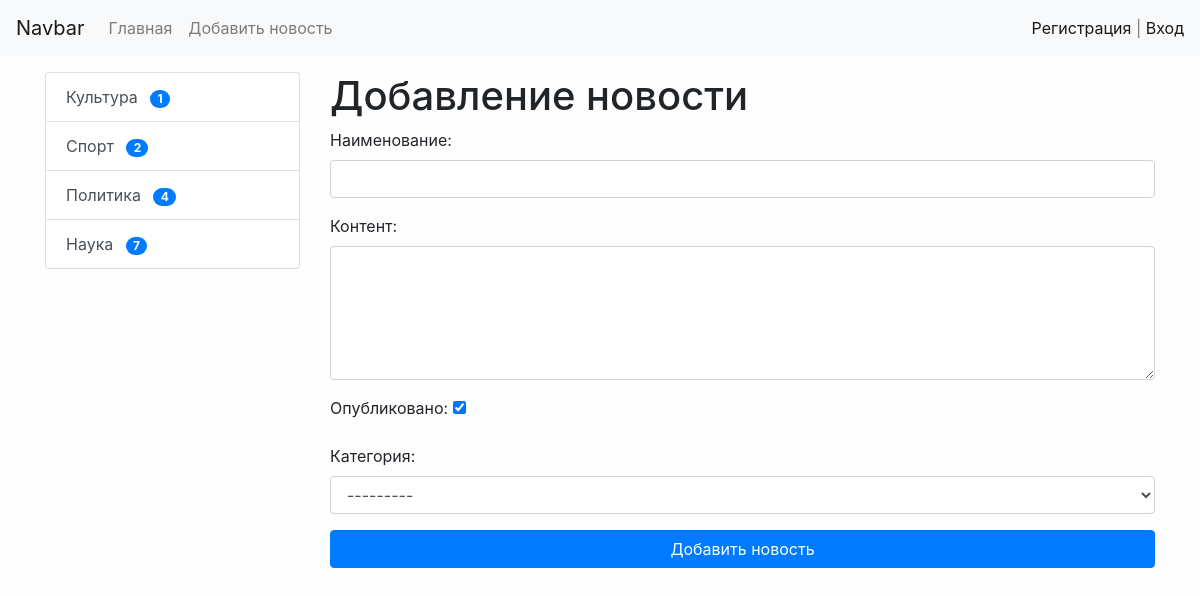
The app's page /news/add-news/ (signed in) with its own data.
### news/models.py (models this page shows)
class Category(models.Model):
    title = models.CharField(
        max_length=150, db_index=True, verbose_name='Наиминование категории')
    def get_absolute_url(self):
        return reverse("category", kwargs={"category_id": self.pk})
    def __str__(self):
        return self.title
    class Meta:
        verbose_name = 'Категория'
        verbose_name_plural = 'Категории'
        ordering = ['title']

### news/views.py (the view)
# urls.py: path('news/add-news/', CreateNews.as_view(), name='add_news'),
class CreateNews(LoginRequiredMixin, CreateView):
    form_class = NewsForm
    template_name = 'news/add_news.html'
    login_url = '/admin/'

### news/forms.py (shortened to what this page needs)
class NewsForm(forms.ModelForm):
    class Meta:
        model = News
        fields = ['title', 'content', 'is_published', 'category']
        widgets = {
            'title': forms.TextInput(attrs={'class': 'form-control'}),
            'content': forms.Textarea(attrs={'class': 'form-control', 'rows': 5}),
            'category': forms.Select(attrs={'class': 'form-control'})
        }

### news/templatetags/news_tags.py (called while the page is built)
@register.inclusion_tag('news/list_categories.html')
def show_categories():
    categories = Category.objects.annotate(cnt=Count('news', filter=F('news__is_published'))).filter(cnt__gt=0)
    return {'categories': categories}

### news/templates/news/add_news.html (shortened to what this page needs)
{% extends 'base.html' %}  {% block sidebar %} {% include 'inc/_sidebar.html' %} {%endblock%}
{% block content %}
<h1>Добавление новости</h1>
<form
	action='{% url "add_news" %}'
	method="post"
>
	{% csrf_token %} {{form.as_p}} {{form.non_field.errors}}
	<button
		type="submit"
		class="btn btn-primary btn-block"
	>
		Добавить новость
	</button>
</form>
{%endblock%}

### news/templates/news/list_categories.html
<div class="list-group">
	{% for item in categories %}
	<a
		href="{{ item.get_absolute_url }}"
		class="list-group-item list-group-item-action"
		>{{ item.title}}
		<span class="ml-2 badge badge-primary badge-pill">{{item.cnt}}</span>
	</a>
	{% endfor %}
</div>

### mysite/static/css/style.css (style rules this page uses)
body { background-color: #fefefe; }

### records on screen
Category: title "Культура", cnt "1"
Category: title "Спорт", cnt "2"
Category: title "Политика", cnt "4"
Category: title "Наука", cnt "7"
